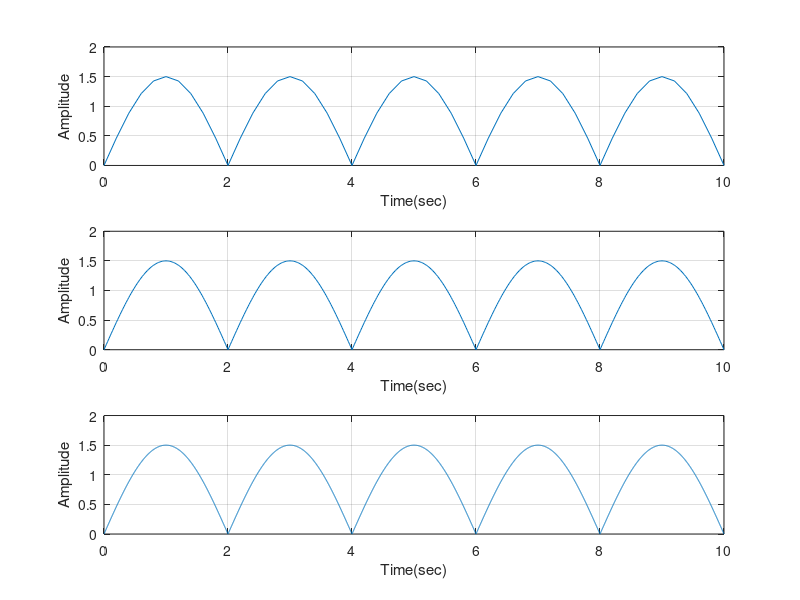

This chart was generated by the following MATLAB code:
%tema_de_casa_5

t1=0:0.2:10;                   
s1=abs(1.5*sin(2*pi*0.25*t1)); 
subplot(3,1,1)
plot(t1,s1),grid
xlabel('Time(sec)')
ylabel('Amplitude')

t2=0:0.02:10;
s2=abs(1.5*sin(2*pi*0.25*t2));
subplot(3,1,2)
plot(t2,s2),grid
xlabel('Time(sec)')
ylabel('Amplitude')

t3=0:0.002:10;
s3=abs(1.5*sin(2*pi*0.25*t3));
subplot(3,1,3)
plot(t3,s3),grid
xlabel('Time(sec)')
ylabel('Amplitude')



    